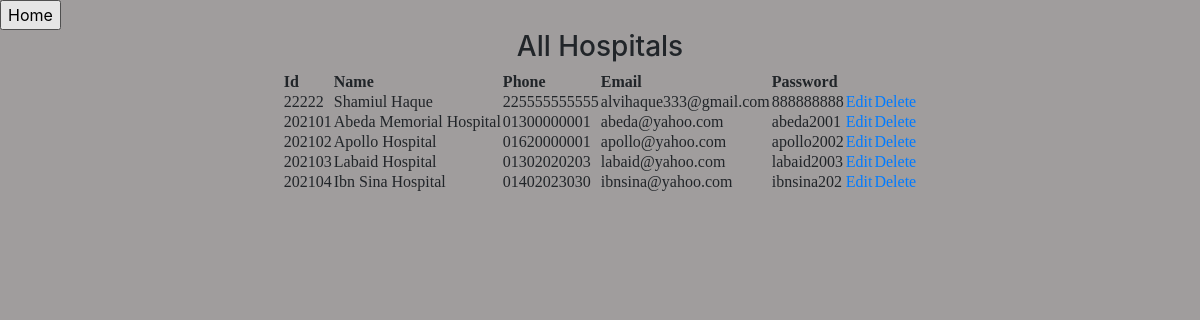
Page /Hospital/allHospital.php on the committed database.
### tables this page shows
CREATE TABLE `hospital` (
  `id` int(11) NOT NULL,
  `name` varchar(50) NOT NULL,
  `phone` varchar(15) NOT NULL,
  `email` varchar(30) NOT NULL,
  `password` varchar(10) NOT NULL
);

### Hospital/controllers/hospitalcon.php (called while the page is built, shortened)
<?php
	$id="";
	function getHospitals($id) {
		$query = "select * from hospital ";
		$rs = get($query);
		return $rs;
	}
	 ?>

### Hospital/models/db_config.php (called while the page is built, shortened)
<?php
	$db_server="localhost";
	$db_uname="root";
	$db_pass="";
	$db_name="my2p";
    function get($query) {
        global $db_server,$db_uname,$db_pass,$db_name ;
        $conn = mysqli_connect($db_server,$db_uname,$db_pass,$db_name);
        $data = array();
        if($conn) {
            $result = mysqli_query($conn,$query);
            while ($row = mysqli_fetch_assoc($result)) {
                $data [] = $row;
            }
        }
        return $data;
    }
?>

### Hospital/allHospital.php (the view, shortened to what this page needs)
<?php
      require_once 'controllers/hospitalcon.php';
      $hospitals = getHospitals($id);
?>
<html>
    <head>
    <link rel="stylesheet" href="https://maxcdn.bootstrapcdn.com/bootstrap/4.0.0/css/bootstrap.min.css">
    <link rel="stylesheet" href="uedit.css">
    </head>
    <body >
    <a href="/Project_2021/Hospital_dashboard.php">  <input type="button" name="User" value="Home"> </a>
        <fieldset>
		    <h3 align="middle">All Hospitals</h3>
            <p align="middle">
			<table >
               <th>Id</th>
			   <th>Name</th>
			   <th>Phone</th>
			   <th>Email</th>
			   <th>Password</th>
                <?php
                foreach($hospitals as $h){
                    echo "<tr>";
                        echo "<td>".$h["id"]."</td>";
                        echo "<td>".$h["name"]."</td>";
						echo "<td>".$h["phone"]."</td>";
						echo "<td>".$h["email"]."</td>";
						echo "<td>".$h["password"]."</td>";
						echo '<td><a href="editHospital.php?id='.$h["id"].'">Edit</a></td>';
                        echo '<td><a href="deleteHospital.php?id='.$h["id"].'">Delete</a></td>';
                    echo "</tr>";
                }
                ?>
            </table>
			</p>
        </fieldset>
    </body>
</html>

### Hospital/uedit.css (style rules this page uses)
body { background-color: a09d9d; }
p { font-family: verdana; font-size: 20px; }

### rows in the picture
hospital: id "22222", name "Shamiul Haque", phone "225555555555", email "alvihaque333@gmail.com", password "888888888"
hospital: id "202101", name "Abeda Memorial Hospital", phone "01300000001", email "abeda@yahoo.com", password "abeda2001"
hospital: id "202102", name "Apollo Hospital", phone "01620000001", email "apollo@yahoo.com", password "apollo2002"
hospital: id "202103", name "Labaid Hospital", phone "01302020203", email "labaid@yahoo.com", password "labaid2003"
hospital: id "202104", name "Ibn Sina Hospital", phone "01402023030", email "ibnsina@yahoo.com", password "ibnsina202"
